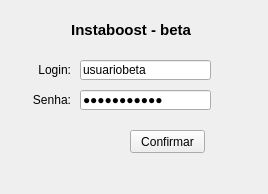
<?xml version="1.0" encoding="UTF-8"?>
<ui version="4.0">
 <class>Echo</class>
 <widget class="QWidget" name="Echo">
  <property name="geometry">
   <rect>
    <x>0</x>
    <y>0</y>
    <width>268</width>
    <height>194</height>
   </rect>
  </property>
  <property name="windowTitle">
   <string>Instaboost</string>
  </property>
  <widget class="QLineEdit" name="loginEdit">
   <property name="geometry">
    <rect>
     <x>80</x>
     <y>60</y>
     <width>131</width>
     <height>20</height>
    </rect>
   </property>
   <property name="text">
    <string>usuariobeta</string>
   </property>
  </widget>
  <widget class="QLineEdit" name="senhaEdit">
   <property name="geometry">
    <rect>
     <x>80</x>
     <y>90</y>
     <width>131</width>
     <height>20</height>
    </rect>
   </property>
   <property name="inputMask">
    <string/>
   </property>
   <property name="text">
    <string>usuariobeta</string>
   </property>
   <property name="maxLength">
    <number>32767</number>
   </property>
   <property name="echoMode">
    <enum>QLineEdit::Password</enum>
   </property>
  </widget>
  <widget class="QLabel" name="label">
   <property name="geometry">
    <rect>
     <x>20</x>
     <y>60</y>
     <width>51</width>
     <height>20</height>
    </rect>
   </property>
   <property name="text">
    <string>Login:</string>
   </property>
   <property name="alignment">
    <set>Qt::AlignRight|Qt::AlignTrailing|Qt::AlignVCenter</set>
   </property>
  </widget>
  <widget class="QLabel" name="label_2">
   <property name="geometry">
    <rect>
     <x>20</x>
     <y>90</y>
     <width>51</width>
     <height>20</height>
    </rect>
   </property>
   <property name="text">
    <string>Senha:</string>
   </property>
   <property name="alignment">
    <set>Qt::AlignRight|Qt::AlignTrailing|Qt::AlignVCenter</set>
   </property>
  </widget>
  <widget class="QPushButton" name="confirmarButton">
   <property name="geometry">
    <rect>
     <x>130</x>
     <y>130</y>
     <width>75</width>
     <height>23</height>
    </rect>
   </property>
   <property name="text">
    <string>Confirmar</string>
   </property>
  </widget>
  <widget class="QLabel" name="label_11">
   <property name="geometry">
    <rect>
     <x>60</x>
     <y>20</y>
     <width>131</width>
     <height>20</height>
    </rect>
   </property>
   <property name="font">
    <font>
     <pointsize>11</pointsize>
     <weight>75</weight>
     <bold>true</bold>
    </font>
   </property>
   <property name="text">
    <string>Instaboost - beta</string>
   </property>
   <property name="alignment">
    <set>Qt::AlignRight|Qt::AlignTrailing|Qt::AlignVCenter</set>
   </property>
  </widget>
  <widget class="QLabel" name="infoLabel">
   <property name="geometry">
    <rect>
     <x>90</x>
     <y>110</y>
     <width>111</width>
     <height>20</height>
    </rect>
   </property>
   <property name="text">
    <string/>
   </property>
   <property name="alignment">
    <set>Qt::AlignRight|Qt::AlignTrailing|Qt::AlignVCenter</set>
   </property>
  </widget>
 </widget>
 <resources/>
 <connections/>
</ui>
